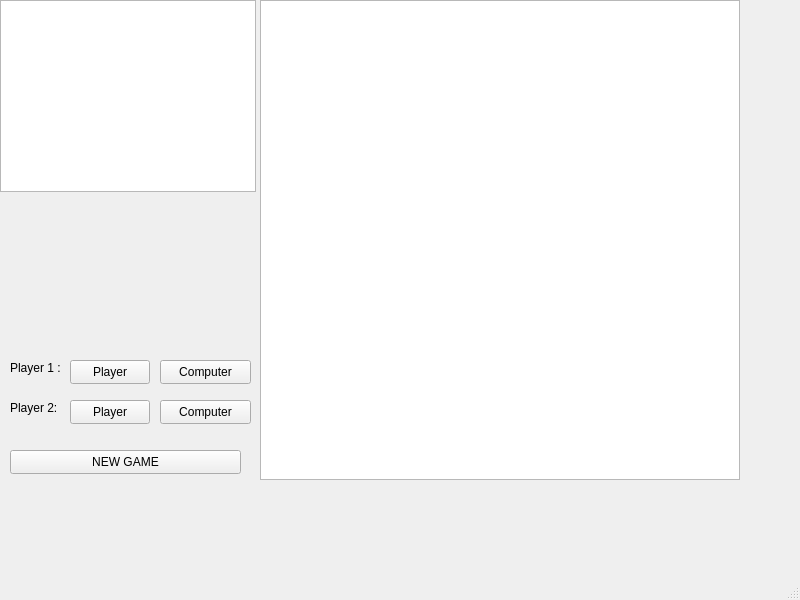
<?xml version="1.0" encoding="UTF-8"?>
<ui version="4.0">
 <class>MainWindow</class>
 <widget class="QMainWindow" name="MainWindow">
  <property name="geometry">
   <rect>
    <x>0</x>
    <y>0</y>
    <width>800</width>
    <height>600</height>
   </rect>
  </property>
  <property name="windowTitle">
   <string>MainWindow</string>
  </property>
  <widget class="QWidget" name="centralwidget">
   <widget class="QGraphicsView" name="board">
    <property name="geometry">
     <rect>
      <x>260</x>
      <y>0</y>
      <width>480</width>
      <height>480</height>
     </rect>
    </property>
   </widget>
   <widget class="QPushButton" name="P1Human">
    <property name="geometry">
     <rect>
      <x>70</x>
      <y>360</y>
      <width>80</width>
      <height>24</height>
     </rect>
    </property>
    <property name="text">
     <string>Player</string>
    </property>
   </widget>
   <widget class="QPushButton" name="P1Comp">
    <property name="geometry">
     <rect>
      <x>160</x>
      <y>360</y>
      <width>91</width>
      <height>24</height>
     </rect>
    </property>
    <property name="text">
     <string>Computer</string>
    </property>
   </widget>
   <widget class="QPushButton" name="P2Human">
    <property name="geometry">
     <rect>
      <x>70</x>
      <y>400</y>
      <width>80</width>
      <height>24</height>
     </rect>
    </property>
    <property name="text">
     <string>Player</string>
    </property>
   </widget>
   <widget class="QPushButton" name="P2Comp">
    <property name="geometry">
     <rect>
      <x>160</x>
      <y>400</y>
      <width>91</width>
      <height>24</height>
     </rect>
    </property>
    <property name="text">
     <string>Computer</string>
    </property>
   </widget>
   <widget class="QLabel" name="label">
    <property name="geometry">
     <rect>
      <x>10</x>
      <y>360</y>
      <width>58</width>
      <height>16</height>
     </rect>
    </property>
    <property name="text">
     <string>Player 1 : </string>
    </property>
   </widget>
   <widget class="QLabel" name="label_2">
    <property name="geometry">
     <rect>
      <x>10</x>
      <y>400</y>
      <width>58</width>
      <height>16</height>
     </rect>
    </property>
    <property name="text">
     <string>Player 2:</string>
    </property>
   </widget>
   <widget class="QPushButton" name="newGame">
    <property name="geometry">
     <rect>
      <x>10</x>
      <y>450</y>
      <width>231</width>
      <height>24</height>
     </rect>
    </property>
    <property name="text">
     <string>NEW GAME</string>
    </property>
   </widget>
   <widget class="QGraphicsView" name="graph">
    <property name="geometry">
     <rect>
      <x>0</x>
      <y>0</y>
      <width>256</width>
      <height>192</height>
     </rect>
    </property>
   </widget>
  </widget>
  <widget class="QMenuBar" name="menubar">
   <property name="geometry">
    <rect>
     <x>0</x>
     <y>0</y>
     <width>800</width>
     <height>22</height>
    </rect>
   </property>
  </widget>
  <widget class="QStatusBar" name="statusbar"/>
 </widget>
 <resources/>
 <connections/>
</ui>
